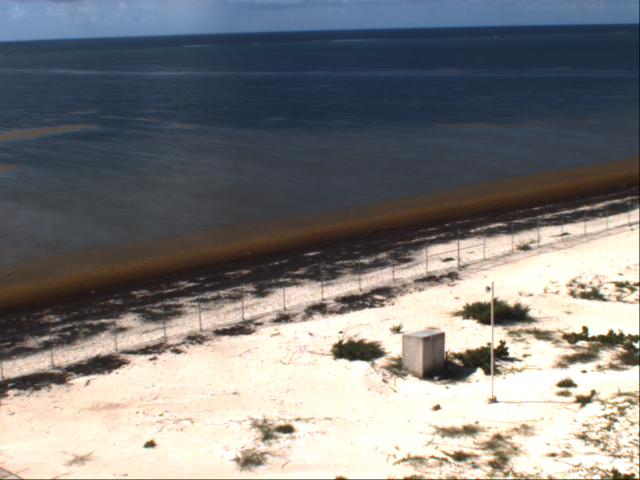
#> input picture Test/Test1.png, 1280 x 960 px (shown at 1/2 size); its folder holds 3 pictures in this run; the run also reads 1 picture not shown here
$ jupyter execute --allow-errors Proyecto.ipynb   (older library calls are emulated)
#> lines starting #> are read from the running program, lines starting #| are printed output that depends on the picture
# Análisis de imágenes de Sargazo

---
+ **Angeles Reyes Francisco Javier**  *#417011361*
+ **Bustamante Piza Karla Mireli** *#314135308*
+ **Sala Mora Mónica** *#314061481*

### Librerías

[cell 1]
# Librería de OpenCV
import cv2
# Librería Numpy para Arrays y operaciones matriciales
import numpy as np
# Libreria para las gráficas
import matplotlib.pyplot as plt
import matplotlib.cm as cm #Mapa de colores
from PIL import Image #Procesamiento de imagenes

from skimage.color import label2rgb #Colorear las etiquetas en una imagen segmentada

#Filtros
from skimage.filters import sobel,unsharp_mask

# Libreria del KKN
from sklearn.neighbors import KNeighborsClassifier
from sklearn.metrics import classification_report, confusion_matrix

# Librería para crear barras de progreso
from tqdm.notebook import tqdm as tqdm

#Monitorear tiempos de ejecucion
import time

#Libreria para importar direcotrios
from os import listdir

### Funciones para cargar y mostrar imagenes

[cell 2]
#Funcion que recibebe la direccion de la carpeta con las imagenes muestra, con un nombre base seguido de un arreglo de numeros y el tipo de archivo (debe ser la misma)
def ReadImg(folderPath,baseName,samples,fileExtension):
#> called with folderPath = 'Test/', baseName = 'Test', fileExtension = '.png'
    images = list() #Se crea una lista vacia para contener las imagenes
    for i in samples: #Para cada imagen enumerada desde el 1
        filePath=folderPath + baseName + str(i) + fileExtension #Se crea un string para almacenar la direccion de cada imagen
        try:
            images.append(Image.open(filePath).convert("HSV")) #Se intenta agregar la imagen en formato HSV
        except:
            print("No se logro agregar la imagen",filePath) #Si hay algun error, se da un aviso

    return images #Se regresa una lista de imagenes

[cell 3]
#Mostrar varias imagenes en una sola figura
def showNImg(imgList):
    fig, plots = plt.subplots(1,len(imgList)) #Se crean las graficas en una lista de subplots

    for i in range(0,len(imgList)):
        plots[i].imshow(imgList[i]) #Se muestra cada imagen de entrenamiento

[cell 4]
#Funcion para obtener las imagenes de entrenamiento con la mascara de recorte a partir del canal alpha.
def ReadAlpha(folderPath,baseName,samples,fileExtension):
    #images = list() #Se crea una lista vacia para contener las imagenes
    alphas = list() #Se crea una lista vacia para contener los canales alpha
    for i in range(1,samples+1): #Para cada imagen enumerada desde el 1
        filePath=folderPath + baseName + str(i) + fileExtension #Se crea un string para almacenar la direccion de cada imagen
        try:
            img = Image.open(filePath) #Se guarda la imagen en una variable
            #images.append(np.array(img.convert("HSV")))
            alpha = np.asarray(img.split()[-1]) #Se extrae el canal alpha
            alphas.append(alpha) #Se agrega la mascara a la lista
        except:
            print("No se logro agregar la imagen",filePath) #Si hay algun error, se da un aviso

    return alphas #Se regresa una lista de imagenes

## Pruebas con la iluminación

Se tomaron tres imágenes de prueba con distinta iluminación y tamaño del cuerpo de sargazo, para poder determinar de manera empírica qué filtros podrían facilitar la detección.

[cell 5]
imges = ReadImg('Test/','Test',[1,2,3],'.png')
#> imges = 3 items
showNImg(imges)
#> the loop in showNImg, `for i in range(0,len(imgList)):` made 3 passes
plt.savefig('Figures/Pruebas_Iluminacion.png')
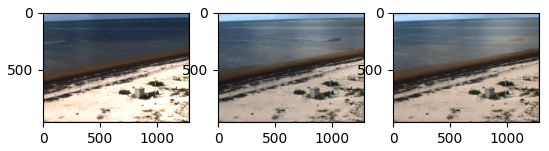
#> figure drawn by matplotlib, 3 panels

Se tomó una de las imágenes de prueba para comprobar en qué canal HSV se puede observar mejor el sargazo y adicionalmente se le aplicó un filtro (Unsharp Masking) para realzar los bordes. El canal HUE parece separar mejor las regiones grandes con sargazo, mientras que el canal Saturation marca mejor los bordes de las olas para diferenciarlo en texturas del sargazo. En el canal Value no se aprecian muy bien las manchas de sargazo, pues tiene que ver más con la incidencia de la luz sobre los cuerpos.

[cell 6]
#Se toma una imagen cualquiera
testImg = np.array(imges[2])
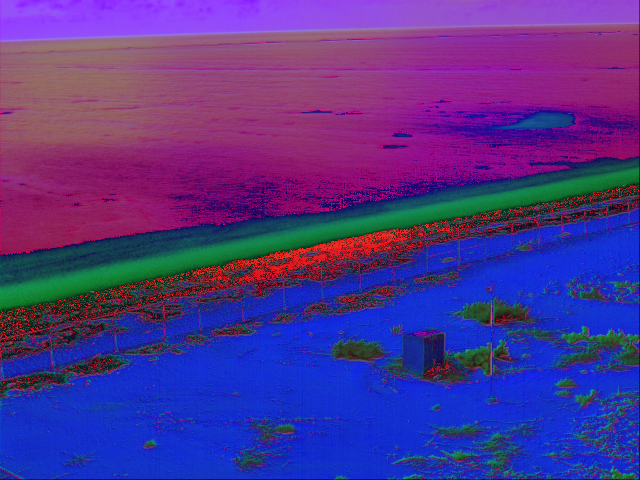
#> testImg: shape (960, 1280, 3) (shown at 1/2 size); mean of channels 0, 1, 2 79.3, 51.2, 141.6; drawn as R, G, B
#Se le aplica Unsharp Masking a la imagen de prueba. Con multichanel en True se especifica que es una imagen de distintos canales, de otra forma aplica el filtro para cada canal
testImg = unsharp_mask(testImg,radius=3,amount=0.1,multichannel=False)

#Se muestra la imagen en escala de grises
plt.gray()
#Se muestra la imagen en sus tres canales por separado; Hue, Saturation, Value, respectivamente.
showNImg([testImg[:,:,0],testImg[:,:,1],testImg[:,:,2]])
#> the loop in showNImg (call 2), `for i in range(0,len(imgList)):` made 3 passes
#Guardar figura
plt.savefig('Figures/UM_HSVTest.png')
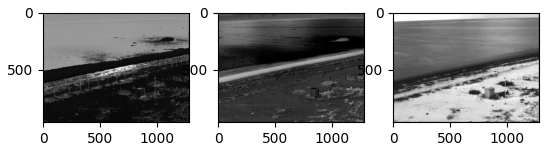
#> figure drawn by matplotlib, 3 panels

## Prueba de segmentación en el canal "Saturation" con un filtro Sobel

Ya que el canal Saturation parece ser en el que mejor se resaltan los bordes, se utilizó para aplicar un filtro Sobel, de tal forma que se apreciara mejor la diferencia de texturas entre el mar y las manchas de sargazo.

[cell 7]
#Se aplica el filtro sobel a la imagen en sus tres canales. Se cambia el tipo de float para que sea compatible con la segmentacion en superpixeles mas adelante.
test2 = np.float32(sobel(testImg))
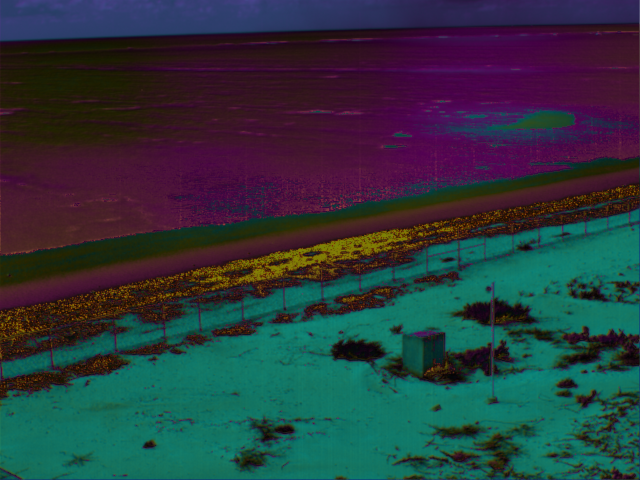
#> test2: shape (960, 1280, 3) float32 (shown at 1/2 size); mean of channels 0, 1, 2 0.167, 0.221, 0.243; drawn as R, G, B
#Se muestran los tres canales de la imagen con filtro sobel. Se aprecia que el canal Saturation se distinguen mejor las manchas de sargazo.
showNImg([test2[:,:,0],test2[:,:,1],test2[:,:,2]])
#Guardar figura
plt.savefig('Figures/Sobel.png')
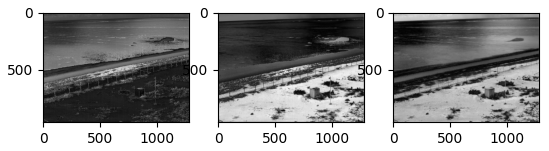
#> figure drawn by matplotlib, 3 panels

### Usando superpixeles

[cell 8]
#Funcion para segmentar una imagen en superpixeles
#img - imagen a segmentar
#size - tamaño del superpixel
#compact - compacidad del superpixel
def imagetoSP(img,size,compact):
    # Crear el objeto de SLIC con las propiedades especificadas
    slic = cv2.ximgproc.createSuperpixelSLIC(img, algorithm = cv2.ximgproc.SLIC, region_size = size, ruler = compact)
    # Iterar el algoritmo
    slic.iterate()
    # Obtener la máscara de los ejes de los Super pixeles
    mask_slic = slic.getLabelContourMask()
    # Obtener un numpy array con los indices de los superpixeles
    label_slic = slic.getLabels()
    # Obtener el número de Super pixeles generados
    number_slic = slic.getNumberOfSuperpixels()
    # Negar la máscara de los superpixeles para poder haceer operaciones con esta
    mask_inv_slic = cv2.bitwise_not(mask_slic)
    # Hacer la operación booleana de la máscara de Super Pixeles y la imagen original
    img_slic = cv2.bitwise_and(img,img,mask =  mask_inv_slic)
    # RESULTADOS
    return img_slic, label_slic, number_slic

[cell 9]
#Funcion para obtener los superpixeles que se encuentran dentro de la mascara de recorte
def nonZeroSPixels(labels,Spixels,Aimage,bias): #Entradas: indices de los superpixeles, numero de superpixeles, alpha de la imagen, umbral de aceptacion
    #Medir el tiempo de la operacion
    #tic = time.perf_counter()

    #Se crea una lista para los indices de los superpixeles
    pixels = []
    #Se ponen indices -1 a las zonas fuera de la mascara de recorte
    maskImg = np.where(Aimage>0,labels,-1)
    #Para cada superpixel
    for i in Spixels:
        #Si el superpixel no esta totalmente excluido
        if i in maskImg:
            #Obtenemos la proporcion de pixeles dentro de la mascara de recorte
            rel = np.sum(maskImg==i)/np.sum(labels==i)
            #Si la proporcion de pixeles dentro de la mascara de recorte es mayor a un umbral
            if rel>=bias:
                #Guardar en la lista
                pixels.append(i)

    #Medir el tiempo de la operacion
    #toc = time.perf_counter()
    #print(f"Se discrimino el superpixel en {toc - tic:0.4f} seconds")

    return pixels #Regresar indices de superpixeles aceptados

Como observamos que en el canal S de la imagen con filtro Sobel se apreciaba mejor el sargazo, lo utilizaremos para la segmentacion con superpíxeles.

[cell 10]
#Tomamos el canal S de la imagen con filtro sobel
sharpImg = test2[:,:,1]
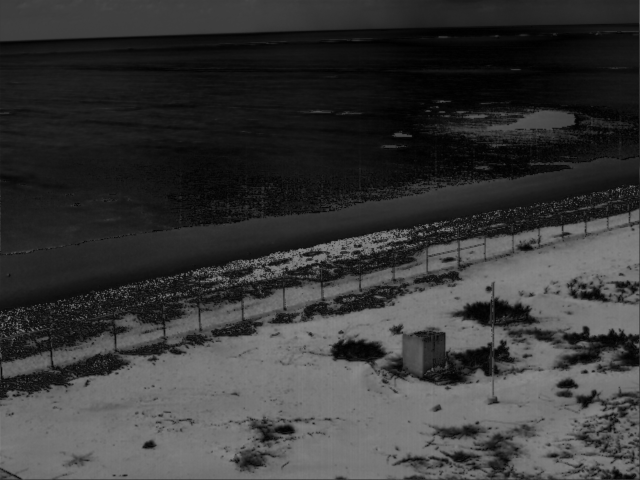
#> sharpImg: shape (960, 1280) float32 (shown at 1/2 size); min 0.000462, max 0.542, mean 0.221
#Vista previa del canal S
plt.imshow(sharpImg,cmap=cm.gray)
#Guardar figura
plt.savefig('Figures/Sobel_S.png')

[cell 11]
#Tamaño de superpixeles
sp_size = 25
#Compacidad de los superpixeles
sp_compact = 0.01
#Separamos la imagen en superpixeles
slicIm, lblSlic, n_Slic = imagetoSP(sharpImg,sp_size,sp_compact)
#> in imagetoSP, `mask_slic = slic.getLabelContourMask()`:
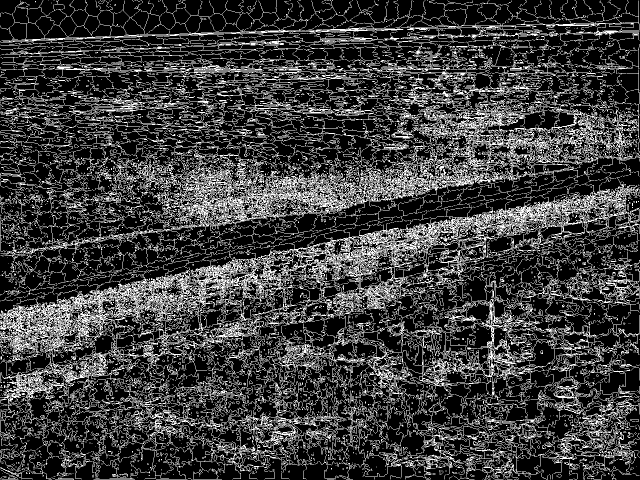
#> mask_slic: shape (960, 1280) (shown at 1/2 size); 24.2% white in thin lines or dots
#> in imagetoSP, `label_slic = slic.getLabels()`:
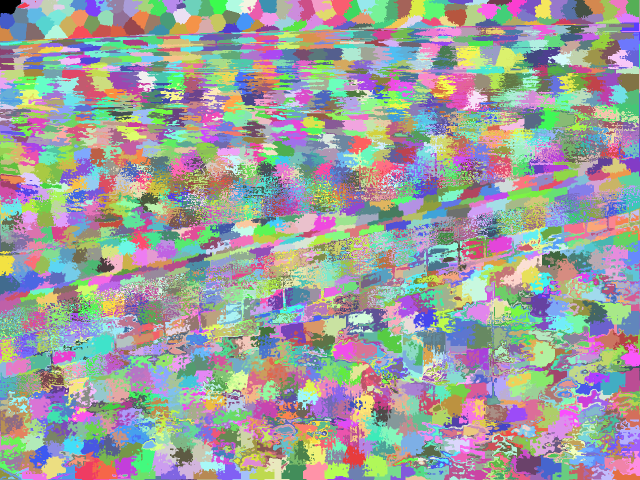
#> label_slic: shape (960, 1280) int32 (shown at 1/2 size); 1938 distinct labels, from 0 to 1937; one colour per label, 0 black
#> in imagetoSP, `number_slic = slic.getNumberOfSuperpixels()`: number_slic = 1938
#> in imagetoSP, `img_slic = cv2.bitwise_and(img,img,mask =  mask_inv_slic)`:
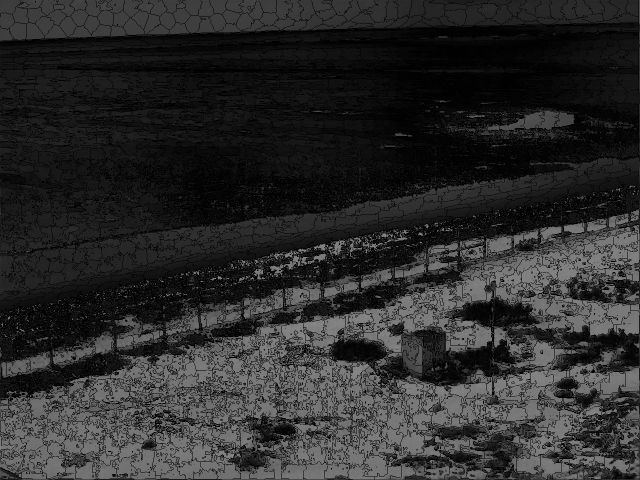
#> img_slic: shape (960, 1280) float32 (shown at 1/2 size); min 0, max 0.542, mean 0.172
#> n_Slic = 1938
print("Numero de superpixeles",n_Slic)
#| Numero de superpixeles 1938
#> (the rest of the program and of its run is left out)
